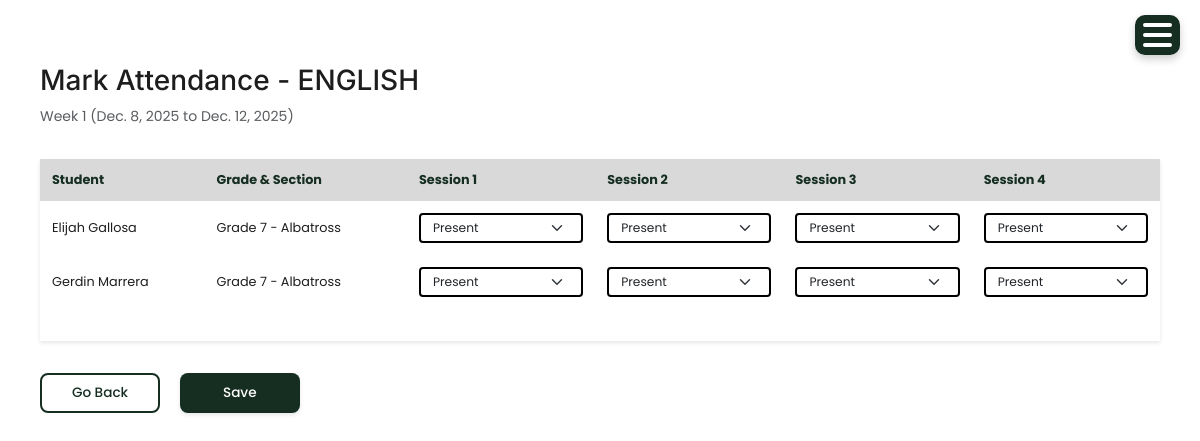
/attendance/mark/4/, run on the app's committed database.
### account/models.py (models this page shows, shortened)
class WeeklyAttendanceSession(models.Model):
    subject = models.ForeignKey(Subject, on_delete=models.CASCADE, related_name='attendance_sessions')
    week_number = models.PositiveIntegerField()  # Week 1, Week 2, etc.
    week_start_date = models.DateField()
    week_end_date = models.DateField()
    sessions_per_week = models.PositiveIntegerField(default=4)  # Usually 4 sessions per week (M, T, W, Th)
    created_at = models.DateTimeField(auto_now_add=True)
    updated_at = models.DateTimeField(auto_now=True)
    class Meta:
        unique_together = ['subject', 'week_number']
        ordering = ['subject', 'week_number']

class Subject(models.Model):
    code = models.CharField(max_length=20, default='DEFAULT_CODE')
    name = models.CharField(max_length=100)
    department = models.CharField(max_length=100)
    grade_level = models.CharField(max_length=10, choices=[
        ('Grade 7', 'Grade 7'),
        ('Grade 8', 'Grade 8'),
        ('Grade 9', 'Grade 9'),
        ('Grade 10', 'Grade 10')
    ], blank=True, null=True)
    status = models.CharField(max_length=10, choices=[('Active','Active'),('Inactive','Inactive')])

class StudentRecord(models.Model):
    STATUS_CHOICES = [
        ('active', 'Active'),
        ('inactive', 'Inactive'),
        ('graduated', 'Graduated'),
        ('transferred', 'Transferred'),
    ]
    SECTION_CHOICES = [
        ('Grade 7', 'Grade 7'),
        ('Grade 8', 'Grade 8'),
        ('Grade 9', 'Grade 9'),
        ('Grade 10', 'Grade 10'),
    ]
    GENDER_CHOICES = [
        ('Male', 'Male'),
        ('Female', 'Female'),
    ]
    student_id = models.PositiveIntegerField()
    fullname = models.CharField(max_length=100)
    grade_and_section = models.CharField(max_length=20, choices=SECTION_CHOICES, default='active')
    gender = models.CharField(max_length=20, choices=GENDER_CHOICES, default='active')
    age = models.PositiveIntegerField()
    address = models.CharField(max_length=200)
    parent = models.CharField(max_length=100)
    parent_contact = models.PositiveIntegerField()
    status = models.CharField(max_length=20, choices=STATUS_CHOICES, default='active')
    account_username = models.CharField(max_length=150, blank=True, null=True)

### account/views.py (the view, shortened to what this page needs)
# urls.py: path('attendance/mark/<int:session_id>/', views.mark_attendance, name='mark_attendance'),
def mark_attendance(request, session_id):
    search = request.GET.get('search', '').strip()
    session = get_object_or_404(WeeklyAttendanceSession, id=session_id)
    assigned_subject = AssignedSubject.objects.filter(
        subject=session.subject,
        status='Active'
    ).first()
    if assigned_subject:
        grade_val = (assigned_subject.grade_level or '').strip()
        students_qs = StudentRecord.objects.filter(status='active')
        if grade_val:
            if ' - ' in grade_val or '-' in grade_val:
                students_qs = students_qs.filter(grade_and_section__iexact=grade_val)
            else:
                students_qs = students_qs.filter(grade_and_section__istartswith=grade_val)
        students = students_qs.order_by('fullname')
    attendance_records = []
    for student in students:
        record, created = WeeklyAttendanceRecord.objects.get_or_create(
            session=session,
            student=student,
            defaults={
                'session_1': 'A',
                'session_2': 'A',
                'session_3': 'A',
                'session_4': 'A'
            }
        )
        attendance_records.append({
            'student': student,
            'record': record
        })
    return render(request, 'mark_attendance.html', {
        'session': session,
        'attendance_records': attendance_records,
        'tab': 'attendance',
        'search': search,
    })

### templates/mark_attendance.html (shortened to what this page needs)
{% extends 'base.html' %}
{% block content %}
<div class="container mt-4">
  <h2>Mark Attendance - {{ session.subject.name }}</h2>
  <p class="text-muted">Week {{ session.week_number }} ({{ session.week_start_date }} to {{ session.week_end_date }})</p>
  <form method="post" action="{% url 'save_attendance' session.id %}">
    <div class="user-data-table table-responsive" style="box-shadow: 0 2px 4px rgba(0,0,0,0.1);">
      <table class="user-table">
        <thead class="table-dark">
          <tr>
            <th>Student</th>
            <th>Grade & Section</th>
            <th>Session 1</th>
            <th>Session 2</th>
            <th>Session 3</th>
            <th>Session 4</th>
          </tr>
        </thead>
        <tbody>
          {% for item in attendance_records %}
          <tr>
            <td>{{ item.student.fullname }}</td>
            <td>{{ item.student.grade_and_section }}</td>
            <td>
              <select name="attendance_{{ item.student.id }}_session_1" class="form-select form-select-sm">
                <option value="P" {% if item.record.session_1 == 'P' %}selected{% endif %}>Present</option>
              </select>
            </td>
            <td>
              <select name="attendance_{{ item.student.id }}_session_2" class="form-select form-select-sm">
                <option value="P" {% if item.record.session_2 == 'P' %}selected{% endif %}>Present</option>
              </select>
            </td>
            <td>
              <select name="attendance_{{ item.student.id }}_session_3" class="form-select form-select-sm">
                <option value="P" {% if item.record.session_3 == 'P' %}selected{% endif %}>Present</option>
              </select>
            </td>
            <td>
              <select name="attendance_{{ item.student.id }}_session_4" class="form-select form-select-sm">
                <option value="P" {% if item.record.session_4 == 'P' %}selected{% endif %}>Present</option>
              </select>
            </td>
          </tr>
          {% empty %}
          <tr>
            <td colspan="6" class="text-center">No students found.</td>
          </tr>
          {% endfor %}
        </tbody>
      </table>
    </div>
    <div class="action-links mt-3" style="margin-top: 2rem !important;">
      <a href="{% url 'attendance' %}" class="modal-cancel" style="text-decoration: none; margin-right: 1rem;;">Go Back</a>
      <button type="submit" class="btn-action btn-action-predict modal-save">Save</button>
    </div>
  </form>
</div>
{% endblock %}

### static/css/sidebar.css (style rules this page uses)
:root { --sidebar-bg: #152E21; --sidebar-text: #9CA576; --content-bg: #FFFFFF; --line-clr: #616161; --hover-clr: #3f6a469d ; --accent-clr: #d9bae7; --secondary-text-clr: #1D1D1D; }
* { margin: 0; padding: 0; font-family: Poppins, sans-serif; }
html { font-family: Poppins, Inter, Segoe UI, sans-serif; line-height: 1.5rem; }
body { min-height: 100vh; min-height: 100dvh; background: var(--content-bg); color: var(--sidebar-text); display: grid; grid-template-columns: auto 1fr; }
main p { color: var(--secondary-text-clr); }
.container { border-radius: 1em; margin-bottom: 20px; color: #1D1D1D; }
h2 { font-family: Inter, sans-serif; }
@media (max-width: 1200px) { body { grid-template-columns: 1fr; } }
@media (max-width: 1200px) { .container { border: none; padding: 0; } }

### static/css/modal_common.css (style rules this page uses)
.text-muted { margin-top: 0.5rem; margin-bottom: 2rem; }
.text-muted { margin-top: 0.5rem; }
.user-table { width: 100%; border-collapse: collapse; border-spacing: 0; margin: 2rem 0 !important; margin-top: 0 !important; }
.user-table thead { background: #D9D9D9; color: #152E21; font-weight: bold; }
.user-table thead th { padding: 20px; font-size: 0.8rem; text-align: left; }
.user-table tbody td { padding: 20px; font-size: 0.8rem; background-color: #FFFFFF; max-width: 180px; word-wrap: break-word; white-space: normal; color: #1E1E1E; }
.user-table tbody tr:nth-child(even) { background: #fbfbfb; }
.btn-action { width: 2.5rem; height: 2.5rem; border-radius: 8px; box-shadow: 0 2px 4px rgba(0,0,0,0.1); display: inline-flex; align-items: center; justify-content: center; font-size: 1.5rem; padding: 0; border-width: 2px; border: none; background: #fff; cursor: pointer; transition: all 0.2s ease; }
.global-button-style, button:not(.dropdown-btn, #hamburger-btn, .dropdown-open, .search-btn), .btn:not(.dropdown-btn, #hamburger-btn), .btn-action:not(.dropdown-btn, #hamburger-btn), .modal-save:not(.dropdown-btn, #hamburger-btn), .modal-cancel:not(.dropdown-btn, #hamburger-btn), .view-all-btn:not(.dropdown-btn, #hamburger-btn), .timeline-btn:not(.dropdown-btn, #hamburger-btn), .btn-action-predict:not(.dropdown-btn, #hamburger-btn), .btn-action-edit:not(.dropdown-btn, #hamburger-btn), .btn-action-delete:not(.dropdown-btn, #hamburger-btn), .btn-icon:not(.dropdown-btn, #hamburger-btn), .btn-icon-delete:not(.dropdown-btn, #hamburger-btn) { border-radius: 8px; transition: transform 0.14s ease, filter 0.14s ease, box-shadow 0.14s ease; display: inline-flex; align-items: center; justify-content: center; gap: 8px; }
.btn, .modal-cancel, .view-all-btn { text-decoration: none !important; }
.btn-action { padding: 0.35rem; width: 2.5rem; height: 2.5rem; }
.btn-action-predict { background-color: #152E21; color: #F6F5AE; }
.modal-save, .btn-action.modal-save { width: 120px; height: 2.5rem; border: none; border-radius: 8px; background-color: #152E21; color: #FFFFFF; font-family: 'Poppins', sans-serif; font-size: 0.85rem; font-weight: 500; cursor: pointer; transition: 0.2s ease; display: inline-flex; align-items: center; justify-content: center; }
.modal-cancel, .btn-action.modal-cancel { width: 120px; height: 2.5rem; border: 2px solid #152E21; border-radius: 8px; background-color: transparent; color: #152E21; font-family: 'Poppins', sans-serif; font-size: 0.85rem; font-weight: 500; cursor: pointer; transition: 0.2s ease; display: inline-flex; align-items: center; justify-content: center; }
.modal-cancel, .modal-cancel:link, .modal-cancel:visited, .modal-cancel:active { text-decoration: none !important; }
body { overflow-x: hidden; }
@media (max-width: 1200px) { .user-table thead th, .user-table tbody td { padding: 12px; } }

### data on the page
WeeklyAttendanceSession: subject.name "ENGLISH", week_number "1", week_start_date "Dec. 8, 2025", week_end_date "Dec. 12, 2025"
StudentRecord: student.fullname "Elijah Gallosa", student.grade_and_section "Grade 7 - Albatross", id "Present"
StudentRecord: student.fullname "Gerdin Marrera", student.grade_and_section "Grade 7 - Albatross", id "Present"
